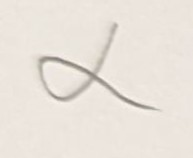
//> input picture Project-5/samples/a_1.jpeg, 193 x 158 px, given in place of the camera
$ ./Source__1_   (built with g++ and OpenCV 4)
//> lines starting //> are read from the running program, lines starting //| are printed output that depends on the picture
//
//Venkata Sai Advaith Kandiraju
//Assignment 3
//
#include <cmath>
#include <fstream>
#include <iostream>
#include <opencv2/opencv.hpp>


using namespace std;
using namespace cv;


//This code initializes the video, and asks the user to perform real time video recognition
// provided the user has stored features for the objects

//Initializing functions before main.

//This converts a grayscale video to binary image
Mat threshold_src(Mat& src);

//This colors the different components in the frame
void color_components(Mat labels, Mat stats, int ncomponents);

//Removes noise/holes from the frame
void binary_filtering(Mat& src, Mat& dst);

//Adds oriented bounding box to the object of interest and adds moment axis
void bounding_box(Mat src, Mat labels, Mat stats, int ncomponents);

//Extracts features for comparison
vector<float> feature_ext(Mat bin_src, int ncomponents, Mat labels, Mat stats);

//Updates excel sheet with new features
int update_database(vector<float> feature_vec);

//Loads the saved excel sheet for image matching later
vector<vector<string>> load_database();

//Updates standard deviation .csv
int update_standard_dev(const vector<vector<string>>& database);

//Loads the standard deviation .csv file for later use
vector<float> load_standard_deviation();

//Calculates distance between vectors for feature matching
float distance(vector<float> A, vector<float> B, vector<float> standard_dev);

//Finds the nearest object using euclidian distance
string find_object(vector<vector<string>>& database, vector<float>& features, vector<float>& standard_dev);

//Finds the nearest object using Knn classifier
string find_object_in_knn(vector<vector<string>>& database, vector<float>& features, vector<float>& standard_dev);

int main(int argc, char* argv[]) {
	Mat src, blur_src, grayscale, binary, binary_filtered, dest;
	VideoCapture* vidsrc;

	Mat frame;
	char method;
	char key;
	vector<vector<string>>database;
	vector<float> standard_dev;

	cout << "\nFor object recognition - 'o'"
		<< " \nFor saving features in database- 'd'"
		<< "\n'q' to exit the video\n";
	cin >> key;
//> the answer given: 1

	if (key == 'o') {
		cout << "\nFor euclidian distance method - 'e' "
			<< "\nFor Knn distance method - 'k'\n";
		cin >> method;

		standard_dev = load_standard_deviation();
	}

	database = load_database();

	string capture_name = "Screenshot";

	vidsrc = new VideoCapture(0);
	if (!vidsrc->isOpened()) {
		printf("Unable to open video device\n");
		return(-1);
	}

	Size refS((int)vidsrc->get(CAP_PROP_FRAME_WIDTH),
		(int)vidsrc->get(CAP_PROP_FRAME_HEIGHT));
	printf("Expected size: %d %d\n", refS.width, refS.height);

	namedWindow("Video", 1);

	for (;;) {
		Mat out_frame;
		char quit = waitKey(10);
//> the 'q' key is pressed
		*vidsrc >> frame;
//> frame is the input picture: 158 rows x 193 cols, CV_8UC3; mean B, G, R 218.6, 226.6, 233.5
		if (frame.empty()) {
			printf("frame is empty\n");
			break;
		}

		GaussianBlur(frame, blur_src, Size(5, 5), BORDER_DEFAULT);

		cvtColor(blur_src, grayscale, COLOR_BGR2GRAY);

		binary = threshold_src(grayscale);

		binary_filtering(binary, binary_filtered);

		Mat stats, labels, centroids;
		Mat inverted;
		bitwise_not(binary, inverted);
		int ncomponents = connectedComponentsWithStats(inverted, labels, stats, centroids, 8, CV_16U);

		vector<float> features = feature_ext(binary_filtered, ncomponents, labels, stats);

		if (key != 'o' and key == 'r') {
			out_frame = frame;
			cout << "key is " << key << endl;
		}
		if (key == 'd') {
			update_database(features);

			vector<vector<string>>database = load_database();

			update_standard_dev(database);

			key = 'r';
		}
		if (key == 'o') {
			string object_labels;
			if (method == 'e') {
				object_labels = find_object(database, features, standard_dev);
			}
			else if (method == 'k') {
				object_labels = find_object_in_knn(database, features, standard_dev);
			}
			else {
				cout << "Wrong key\n";
				return -1;
			}
			Point P(stats.at<int>((int)features[0], CC_STAT_LEFT), stats.at<int>((int)features[0], CC_STAT_TOP));
			putText(frame, object_labels, P, FONT_HERSHEY_PLAIN, 2, Scalar(0, 0, 255));

			out_frame = frame;
		}
		if (quit == 'q') {
			break;
		}
		imshow("Video", frame);
	}
	delete vidsrc;

	return 0;
}


Mat threshold_src(Mat& src) {
	int threshold = 128;
	Mat bin_src(src.size(), CV_8U);
	for (int i = 0; i < src.rows; i++) {
		uchar* row_ptr_src = src.ptr<uchar>(i);
		uchar* row_ptr_dst = bin_src.ptr<uchar>(i);
		for (int j = 0; j < src.cols; j++) {
			if (row_ptr_src[j] < threshold) {
				row_ptr_dst[j] = 0;
			}
			else {
				row_ptr_dst[j] = 255;
			}
		}
	}
//> bin_src: 158 rows x 193 cols, CV_8UC1; every value is 255
	return bin_src;
}

// [22 lines left out: function color_components, not called in this run]

void binary_filtering(Mat& src, Mat& dst) {
	Mat inverted;
	bitwise_not(src, inverted);
//> inverted: 158 rows x 193 cols, CV_8UC1; every value is 0
	Mat mask = Mat::zeros(src.rows + 2, src.cols + 2, CV_8U);
	floodFill(inverted, mask, Point(0, 0), 255, 0, Scalar(), Scalar(), 4 + (255 << 8) + FLOODFILL_MASK_ONLY);
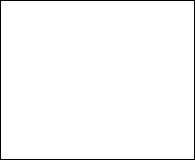
//> mask: 160 rows x 195 cols, CV_8UC1; values 1 (black) and 255 (white), 97.7% white; black in thin lines or dots
//> in main, `int ncomponents = connectedComponentsWithStats(inverted, labels, stats..`: labels: 158 rows x 193 cols, CV_16UC1; every value is 0
//> in main, `int ncomponents = connectedComponentsWithStats(inverted, labels, stats..`: stats = [0, 0, 193, 158, 30494]; centroids = [96, 78.5]; ncomponents = 1
	mask(Range(1, mask.rows - 1), Range(1, mask.cols - 1)).copyTo(dst);
}

// [78 lines left out: function bounding_box, not called in this run]

vector<float> feature_ext(Mat bin_src, int ncomponents, Mat labels, Mat stats) {
//> called with ncomponents = 1
	int area_max = 0; int ind = 100;

	for (int i = 1; i < ncomponents; i++) {
		if (stats.at<int>(i, CC_STAT_AREA) > area_max) {
			area_max = stats.at<int>(i, CC_STAT_AREA);
			ind = i;
		}
	}
//> this loop made 0 passes
//> after the loop, area_max = 0; ind = 100

	double percent_filled, area, height, breadth;
	Mat mask = (labels == ind);

	Moments moment = moments(mask);
//> moment = moments, m00 0
	double hu_moments[7];
	HuMoments(moment, hu_moments);

	area = stats.at<int>(ind, CC_STAT_AREA);
//> area = -1
	height = stats.at<int>(ind, CC_STAT_HEIGHT);
//> height = -1
	breadth = stats.at<int>(ind, CC_STAT_WIDTH);
//> breadth = -1
	percent_filled = area / (height * breadth);
//> percent_filled = -1


	vector<float>features;
	vector<float>hu_moms;

	for (int i = 0; i < 6; i++) {
		float k = log10(hu_moments[i]);
		if (isnan(k)) {
			k = 0;
		}
		hu_moms.push_back(k);
	}

	features.push_back(ind); features.push_back(area); features.push_back(height); features.push_back(breadth);
//> after `features.push_back(ind)`: features = [100]
//> after `features.push_back(area)`: features = [100, -1]
//> after `features.push_back(height)`: features = [100, -1, -1]
//> after `features.push_back(breadth)`: features = [100, -1, -1, -1]
	features.push_back(hu_moms[0]);	features.push_back(hu_moms[1]); features.push_back(hu_moms[2]); features.push_back(hu_moms[3]);
//> after `features.push_back(hu_moms[0])`: features = [100, -1, -1, -1, -inf]
//> after `features.push_back(hu_moms[1])`: features = [100, -1, -1, -1, -inf, -inf]
//> after `features.push_back(hu_moms[2])`: features = [100, -1, -1, -1, -inf, -inf, -inf]
//> after `features.push_back(hu_moms[3])`: features = [100, -1, -1, -1, -inf, -inf, -inf, -inf]
	features.push_back(hu_moms[4]); features.push_back(percent_filled);
//> after `features.push_back(hu_moms[4])`: features = [100, -1, -1, -1, -inf, -inf, -inf, -inf, -inf]
//> after `features.push_back(percent_filled)`: features = [100, -1, -1, -1, -inf, -inf, -inf, -inf, -inf, -1]

	return(features);
}

// [17 lines left out: function update_database, not called in this run]

vector<vector<string>> load_database() {
	vector<vector<string>> database;

	ifstream file("database.csv");

	string line;
	while (getline(file, line)) {
		vector<string> record;
		stringstream ss(line);
		string field;

		while (getline(ss, field, ',')) {
			record.push_back(field);
		}

		database.push_back(record);
	}

	file.close();

	return database;
}

// [170 lines left out: functions update_standard_dev, load_standard_deviation, distance, find_object, find_object_in_knn, not called in this run]
